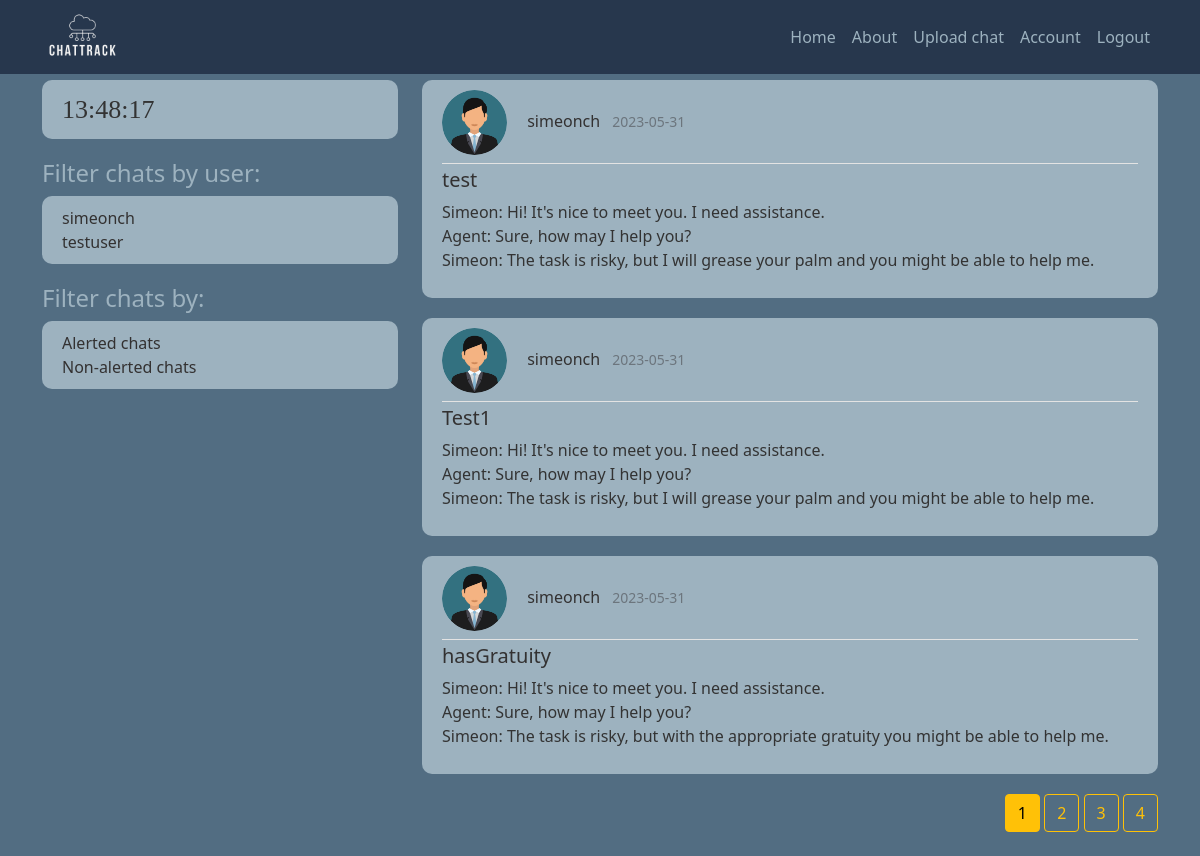
The page /home (signed in) on the database as committed earlier.
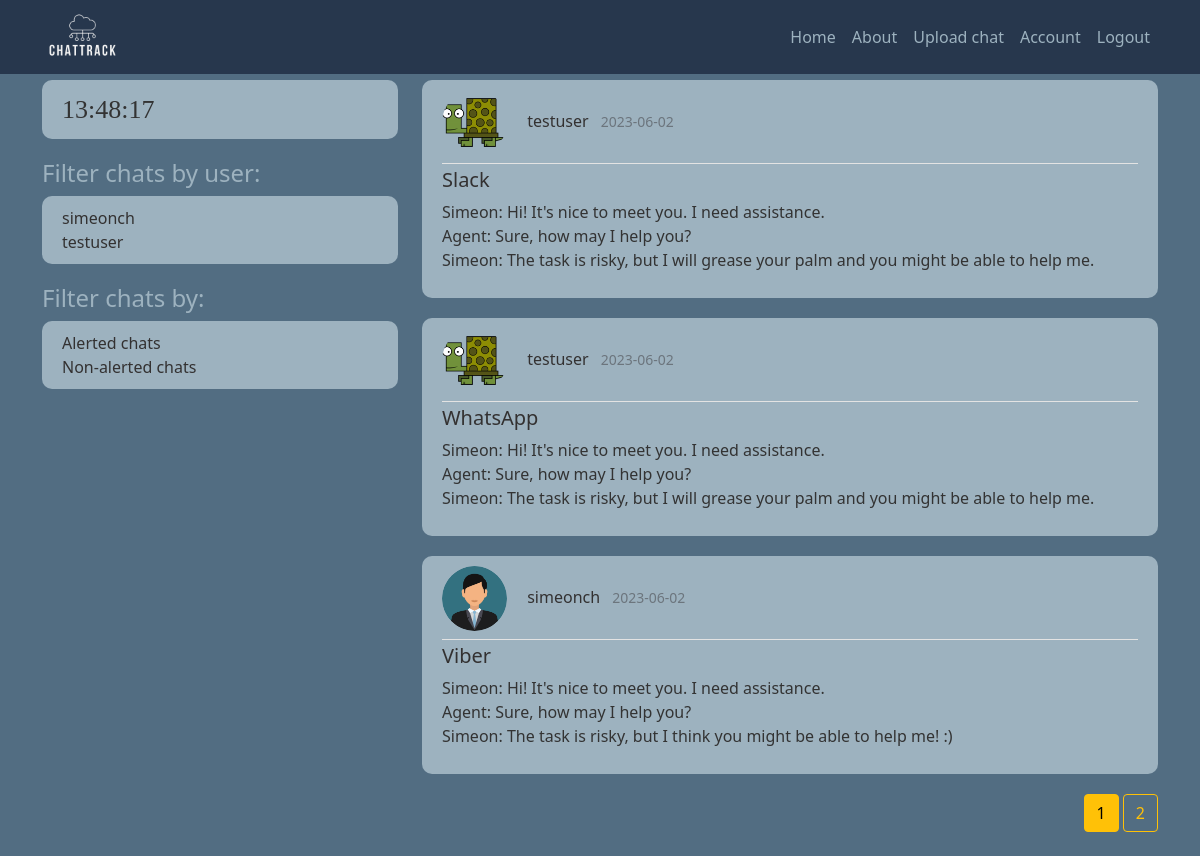
The same page on the database as committed later.
### chattrack/models.py (models this page shows, shortened)
class User(db.Model, UserMixin):
    id = db.Column(db.Integer, primary_key=True)
    username = db.Column(db.String(20), unique=True, nullable=False)
    email = db.Column(db.String(50), unique=True, nullable=False)
    profile_pic = db.Column(db.String(20), nullable=False, default='default.jpg')
    password = db.Column(db.String(60), nullable=False)
    chats = db.relationship('Chat', backref='owner', lazy=True)

class Chat(db.Model):
    id = db.Column(db.Integer, primary_key=True)
    has_alerts = db.Column(db.Boolean, nullable=False, default=False)
    date_uploaded = db.Column(db.DateTime, nullable=False, default=datetime.utcnow)
    channel = db.Column(db.String(30), nullable=False)
    content = db.Column(db.Text, nullable=False)
    user_id = db.Column(db.Integer, db.ForeignKey('user.id'), nullable=False)

### chattrack/routes.py (the view)
@app.route("/")
@app.route("/home")
def home():
    page = request.args.get('page', 1, type=int)
    queried_chats = Chat.query.order_by(Chat.date_uploaded.desc()).paginate(page=page, per_page=3)
    all_users = User.query.all()
    return render_template('home.html', title="Home", chats=queried_chats, users=all_users)

### chattrack/models.py (called while the page is built)
@login_manager.user_loader # get an id to keep session of the user
def load_user(user_id):
    return User.query.get(int(user_id))

### chattrack/templates/home.html
{% extends "init_template.html" %}
{% block content %}
  {% if current_user.is_authenticated %}
      {% for chat in chats.items %}
        <article class="media content-section">
          <div class="media-body">
            <div class="article-metadata pb-2">
                <img class="rounded-circle article-img" src="{{ url_for('static', filename='profile_pictures/' + chat.owner.profile_pic) }}">
                <a class="username me-2" href="{{ url_for('user_chats', username=chat.owner.username) }}">{{ chat.owner.username }}</a>
                <small class="text-muted">{{ chat.date_uploaded.strftime('%Y-%m-%d') }}</small>
              </div>
              <h5><a class="article-title" href="{{ url_for('chat', chat_id=chat.id)}}">{{ chat.channel }}</a></h5>
              <p class="article-content">{{ chat.content }}</p>
            </div>
          </article>
      {% endfor %}
      <div class="float-end">
        {% for page_num in chats.iter_pages(left_edge=1, right_edge=1, left_current=1, right_current=2) %}
          {% if page_num %}
            {% if chats.page ==page_num %}
              <a class="btn btn-warning mb-4" href="{{ url_for('home', page=page_num) }}">{{ page_num }}</a>
            {% else %}
              <a class="btn btn-outline-warning mb-4" href="{{ url_for('home', page=page_num) }}">{{ page_num }}</a>
            {% endif %}
          {% else %}
            ...
          {% endif %}
        {% endfor %}
      </div>
  {% else %}
    <div class="alert alert-primary" role="alert">
      <div class="panel-heading">Please log in!</div>
    </div>
  {% endif %}
{% endblock content %}

### chattrack/templates/init_template.html (shortened to what this page needs)
<!DOCTYPE html>
<html>
    <head>
        <link href="https://cdn.jsdelivr.net/npm/bootstrap@5.0.2/dist/css/bootstrap.min.css" rel="stylesheet">
        <link rel="stylesheet" type="text/css" href="{{ url_for('static', filename='main.css') }}">
    </head>
    <body>
        <header class="site-header">
            <nav class="navbar navbar-expand-lg navbar-dark fixed-top">
              <div class="container">
                <a class="navbar-brand mr-4" href="/"><img style="max-width: 80px;max-height: 180px;"src="{{ url_for('static', filename='logos/logo.png') }}"></a>
                <div class="collapse navbar-collapse" id="navbarToggle">
                  <div class="navbar-nav ms-auto">
                    <a class="nav-item nav-link" href="{{ url_for('home') }}">Home</a>
                    <a class="nav-item nav-link" href="{{ url_for('about') }}">About</a>
                    {% if current_user.is_authenticated %}
                    <a class="nav-item nav-link" href="{{ url_for('upload_chat') }}">Upload chat</a>
                    <a class="nav-item nav-link" href="{{ url_for('account') }}">Account</a>
                    <a class="nav-item nav-link" href="{{ url_for('logout') }}">Logout</a>
                    {% else %}
                      <a class="nav-item nav-link" href="{{ url_for('login') }}">Login</a>
                      <a class="nav-item nav-link" href="{{ url_for('register') }}">Register</a>
                    {% endif %}
                  </div>
                </div>
              </div>
            </nav>
          </header>
          <main role="main" class="container">
            <div class="row">
              <div class="col-md-4">
                <div class="content-section">
                  <div id="clock">
                  </div>
              </div>
                {% if users and current_user.is_authenticated%}
                <h4>Filter chats by user:</h4>
                <div class="content-section">
                  {% for user in users %}
                    <a class="username me-2" href="{{ url_for('user_chats', username=user.username) }}">{{ user.username }}</a><br>
                  {% endfor %}
                </div>
              <h4>Filter chats by:</h4>
              <div class="content-section">
                  <a class="username me-2" href="{{ url_for('alerted_chats', alerted='true') }}">Alerted chats</a><br>
                  <a class="username me-2" href="{{ url_for('alerted_chats', alerted='false') }}">Non-alerted chats</a><br>
              </div>
              {% endif %}
            </div>
                <div class="col-md-8">
                  {% block content %}{% endblock %}
                </div>
          </main>
    </body>
</html>

Rows that differ between the two databases and show on the page:
removed Chat: profile_pic (placeholder picture), owner.username "simeonch", date_uploaded "2023-05-31", channel "test", content "Simeon: Hi! It's nice to meet you. I need assistance. Agent: Sure, how may I help you? Simeon: The task is risky, but I will grease your palm and you might be able to help me."
removed Chat: profile_pic (placeholder picture), owner.username "simeonch", date_uploaded "2023-05-31", channel "Test1", content "Simeon: Hi! It's nice to meet you. I need assistance. Agent: Sure, how may I help you? Simeon: The task is risky, but I will grease your palm and you might be able to help me."
removed Chat: profile_pic (placeholder picture), owner.username "simeonch", date_uploaded "2023-05-31", channel "hasGratuity", content "Simeon: Hi! It's nice to meet you. I need assistance. Agent: Sure, how may I help you? Simeon: The task is risky, but with the appropriate gratuity you might be able to help me."
now on this page (row edited): Chat: profile_pic (picture), owner.username "testuser", date_uploaded "2023-06-02", channel "Slack", content "Simeon: Hi! It's nice to meet you. I need assistance. Agent: Sure, how may I help you? Simeon: The task is risky, but I will grease your palm and you might be able to help me."
now on this page (row edited): Chat: profile_pic (picture), owner.username "testuser", date_uploaded "2023-06-02", channel "WhatsApp", content "Simeon: Hi! It's nice to meet you. I need assistance. Agent: Sure, how may I help you? Simeon: The task is risky, but I will grease your palm and you might be able to help me."
now on this page (row edited): Chat: profile_pic (placeholder picture), owner.username "simeonch", date_uploaded "2023-06-02", channel "Viber", content "Simeon: Hi! It's nice to meet you. I need assistance. Agent: Sure, how may I help you? Simeon: The task is risky, but I think you might be able to help me! :)"
Other text that changed with them:
list line gone: "3"
list line gone: "4"
